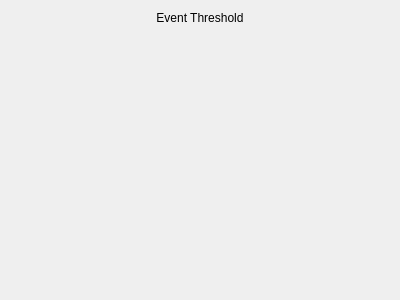
<?xml version="1.0" encoding="UTF-8"?>
<ui version="4.0">
 <class>AnalogEventThreshold_Widget</class>
 <widget class="QWidget" name="AnalogEventThreshold_Widget">
  <property name="geometry">
   <rect>
    <x>0</x>
    <y>0</y>
    <width>400</width>
    <height>300</height>
   </rect>
  </property>
  <property name="windowTitle">
   <string>Form</string>
  </property>
  <layout class="QVBoxLayout" name="verticalLayout">
   <item>
    <widget class="QLabel" name="label">
     <property name="text">
      <string>Event Threshold</string>
     </property>
     <property name="alignment">
      <set>Qt::AlignmentFlag::AlignCenter</set>
     </property>
    </widget>
   </item>
   <item>
    <spacer name="verticalSpacer">
     <property name="orientation">
      <enum>Qt::Orientation::Vertical</enum>
     </property>
     <property name="sizeHint" stdset="0">
      <size>
       <width>20</width>
       <height>40</height>
      </size>
     </property>
    </spacer>
   </item>
  </layout>
 </widget>
 <resources/>
 <connections/>
</ui>
